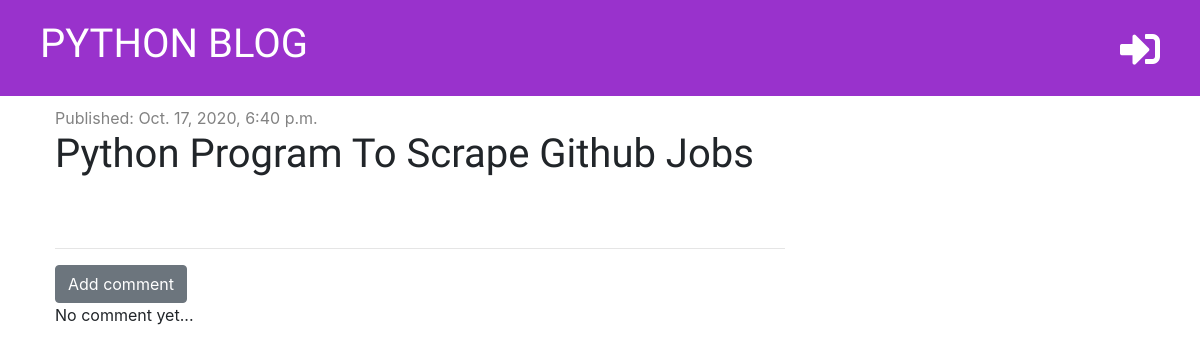
The app's page /post/17/ with its own data.
### blog/models.py (models this page shows, shortened)
class Post(models.Model):
    author = models.ForeignKey('auth.User', on_delete=models.CASCADE)
    title = models.CharField(max_length=200)
    text = models.TextField()
    created_date = models.DateTimeField(default=timezone.now)
    published_date = models.DateTimeField(blank=True, null=True)

### blog/views.py (the view)
# urls.py: path('post/<int:pk>/', views.post_detail, name='post_detail'),
def post_detail(request, pk):
    post = get_object_or_404(Post, pk=pk)
    context = {'post': post}
    return render(request, 'blog/post_detail.html', context)

### blog/templatetags/markdownify.py (called while the page is built)
@register.filter
def markdown(value):
    renderer = HighlightRenderer()
    markdown = mistune.Markdown(renderer=renderer)
    return markdown(value)

### blog/templates/blog/post_detail.html (shortened to what this page needs)
{% extends 'blog/base.html' %}
{% load markdownify %}
{% block content %}
    <div class="post">
        {% if post.published_date %}
            <div class="date">
                Published: {{ post.published_date }}
            </div>
            {% else %}
            <a href="{% url 'post_publish' pk=post.pk %}"><span title="Publish"><i class="fas fa-share-square fa-2x"></i></span></a>
        {% endif %}
        <h1>{{ post.title }}</h1>
    </div>
    <hr>
    <a href="{% url 'add_comment_to_post' pk=post.pk %}" class="btn btn-secondary">Add comment</a>
    {% for comment in post.comments.all %}
        {% if user.is_authenticated or comment.approved %}
            <div class="comment">
                <div class="date">
                    {{ comment.created_date }}
                </div>
                {% if not comment.approved and user.is_superuser %}
                    <a href="{% url 'comment_approve' pk=comment.pk %}"><span title="Approve"><i class="fas fa-check-square"></i></span></a>
                    <a href="{% url 'comment_remove' pk=comment.pk %}"><span title="Delete"><i class="fas fa-trash-alt"></i></span></a>
                {% endif %}
                    <strong>{{ comment.author }}</strong>
                    <p>{{ comment.text | markdown | safe | linebreaksbr }}</p>
            </div>
        {% endif %}
    {% empty %}
        <p>No comment yet...</p>
    {% endfor %}
{% endblock %}

### blog/static/css/blog.css (style rules this page uses)
h1, h2, h3, h4 { font-family: 'Tangerine', 'Inconsolata', 'Droid Sans', serif; }
.date { color: #828282; }
.post { margin-bottom: 70px; }

### records on screen
Post: published_date "Oct. 17, 2020, 6:40 p.m.", title "Python Program To Scrape Github Jobs"
